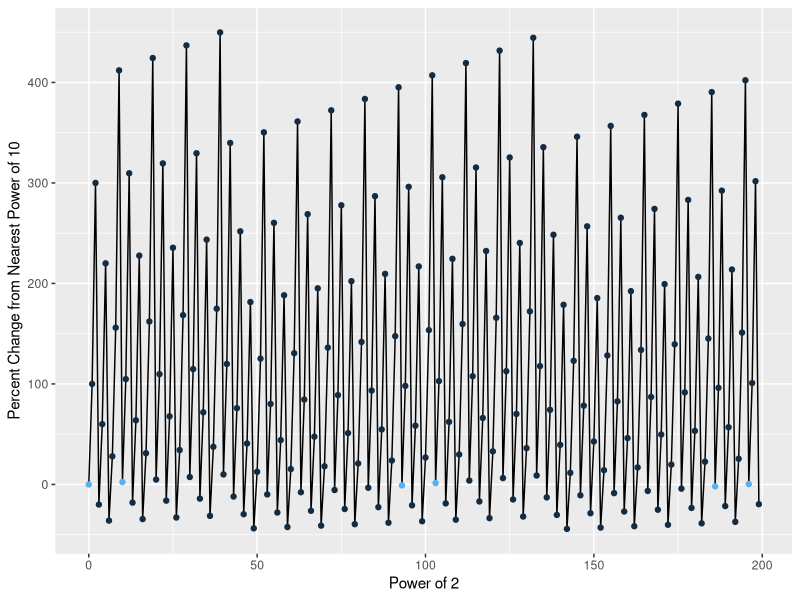

The R source for this figure:
## ---- chunk 1
knitr::opts_chunk$set(echo = TRUE)
## ---- chunk 2
library(ggplot2)

df <- data.frame(x = 0:1000)
df$y <- 2^df$x
df$close10 <- 10^(round(log10(df$y) - log10(5.5) + 0.5))
df$diff <- (df$y - df$close10) / df$close10
df$diff <- df$diff * 100

ggplot(df[1:200,]) +
  geom_line(aes(x = x, y = diff)) +
  geom_point(aes(x = x, y = diff,
                 col = ifelse(abs(diff) <= 2.4, 1, 0))) +
  #geom_vline(xintercept = c(39, 133, 226, 329, 421, 524, 617)) +
  xlab("Power of 2") +
  ylab("Percent Change from Nearest Power of 10") +
  theme(legend.position="none")

df[abs(df$diff) <= 2.4,"x"]
